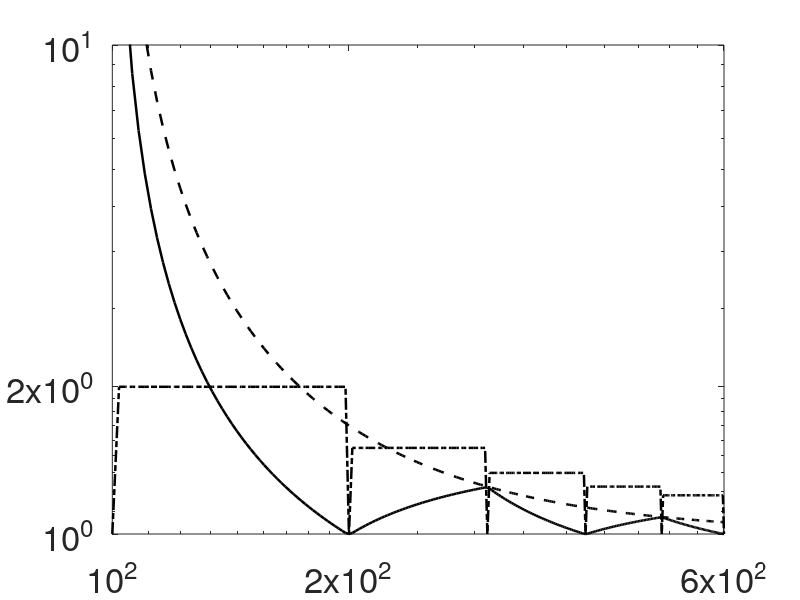

MATLAB code for this plot:
M=100;
N_min=M;
N_max=6*M;

cond_D=zeros(N_max,1);
cond_F=zeros(N_max,1);

for N=N_min:2:N_max
  freq=-N/2:(N/2-1);

  w_hat_D=ones(size(freq))/N;	
  w_hat_F=2/N*(1-abs(2*freq+1)/N);

  lambda_D=zeros(M,1);
  lambda_F=zeros(M,1);	
  for j=1:M
    lambda_D(j)=M*sum(w_hat_D(j:M:end));
    lambda_F(j)=M*sum(w_hat_F(j:M:end));
  end;	

  cond_D(N)=max(lambda_D)/min(lambda_D);
  cond_F(N)=max(lambda_F)/min(lambda_F);	 
end

figure(1);
N=N_min:2:N_max;
Bound_cond_F=(N.^2+M.^2)./(N.^2-M.^2);
h=loglog(N,cond_D(N),'k-.',N,cond_F(N),'k',N,Bound_cond_F,'k--');
axis([N_min,N_max,1,sqrt(M)]);
set(h,'LineWidth',1.8); set(gca,'FontSize',25);
set(gca,'XTick',[N_min,2*N_min,N_max]);
set(gca,'YTick',[1,2,10]);

print equidist_example1.eps -deps
